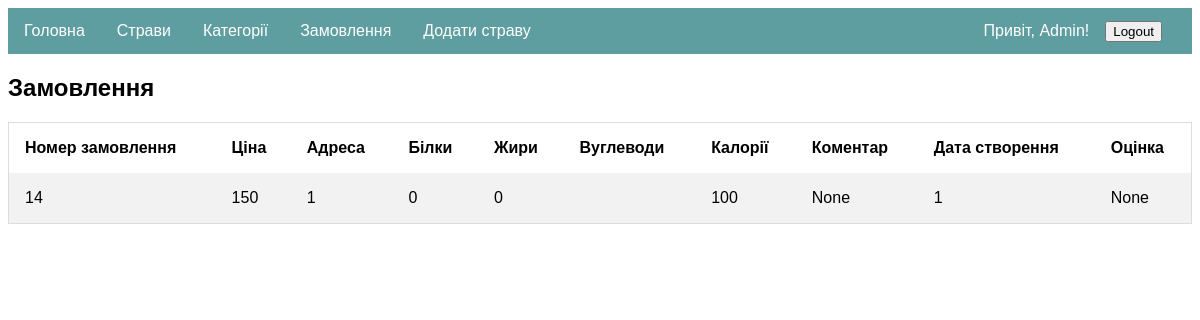
Page /admin/orders/14 (signed in) on the committed database.
### models.py (models this page shows, shortened)
class Order(Base):
    __tablename__ = 'Orders'
    id = Column(Integer, primary_key=True)
    user = Column(Integer, ForeignKey('Users.id'))
    address = Column(Integer, ForeignKey('Addresses.id'))
    price = Column(Integer)
    protein = Column(Integer)
    fat = Column(Integer)
    carbs = Column(Integer)
    ccal = Column(Integer)
    comment = Column(String(350))
    created_at = Column(Integer)
    rate = Column(Integer)
    status = Column(Integer, ForeignKey('Statuses.id'))
    ordered_dishes = relationship('Ordered_dish', back_populates='order_info')

### app.py (the view)
@app.route('/admin/orders/<id>', methods=['GET', 'PUT'])
def get_admin_order(id):
    if session.get('id') and session['type'] == int(1):
        order = database.db_session.query(models.Order).where(models.Order.id == id).one_or_none()
        return render_template('admin/order.html', order=order, user=session)
    else:
        return app.redirect('/')

### templates/admin/order.html
{% extends 'admin/admin.html' %}
{% block content %}
    <h2>Замовлення</h2>
    <table>
        <tr>
            <th>Номер замовлення</th>
            <th>Ціна</th>
            <th>Адреса</th>
            <th>Білки</th>
            <th>Жири</th>
            <th>Вуглеводи</th>
            <th>Калорії</th>
            <th>Коментар</th>
            <th>Дата створення</th>
            <th>Оцінка</th>
        </tr>
            <tr>
                <td>{{ order.id }}</td>
                <td>{{ order.price }}</td>
                <td>{{ order.address }}</td>
                <td>{{ order.protein }}</td>
                <td>{{ order.fat }}</td>
                <td>{{ order.carb }}</td>
                <td>{{ order.ccal }}</td>
                <td>{{ order.comment }}</td>
                <td>{{ order.created_at }}</td>
                <td>{{ order.rate }}</td>
            </tr>
    </table>
{% endblock %}

### static/styles.css (style rules this page uses)
* { box-sizing: border-box }
* { box-sizing: border-box; }
table { border-collapse: collapse; border-spacing: 0; width: 100%; border: 1px solid #ddd; }
th, td { text-align: left; padding: 16px; }
tr:nth-child(even) { background-color: #f2f2f2; }

### rows in the picture
Order: id "14", price "150", address "1", protein "0", fat "0", ccal "100", comment "None", created_at "1", rate "None"

### other values in the picture
{{ user.first_name }} "Admin"
